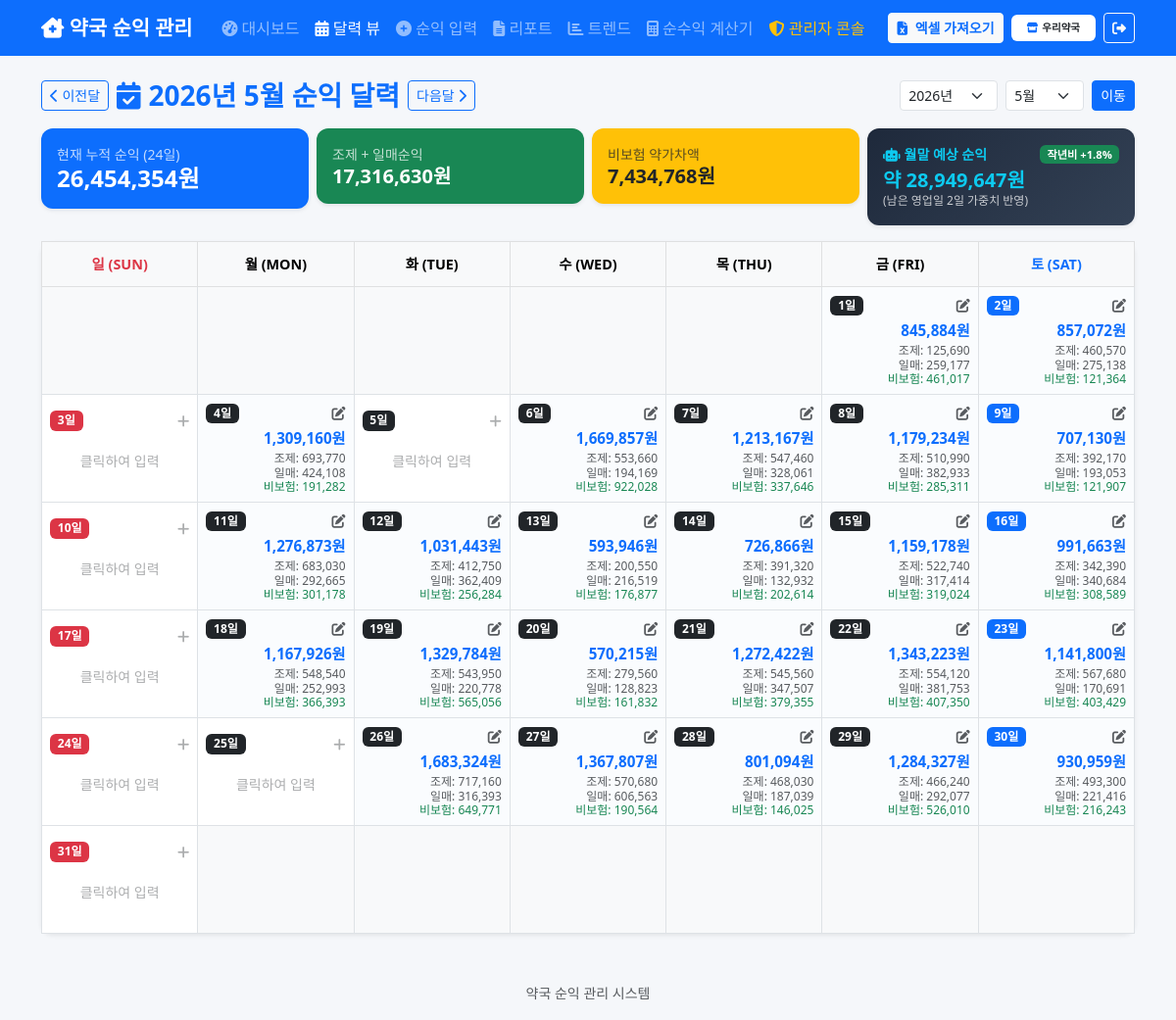
The page /calendar?year=2026&month=5 (signed in) on the database its author committed.
### tables this page shows
CREATE TABLE daily_profit (
            id INTEGER PRIMARY KEY AUTOINCREMENT,
            date TEXT NOT NULL UNIQUE,
            day_of_week TEXT NOT NULL,
            dispensing_fee INTEGER DEFAULT 0,
            daily_net_profit INTEGER DEFAULT 0,
            dispensing_plus_daily INTEGER DEFAULT 0,
            non_insurance_margin INTEGER DEFAULT 0,
            total INTEGER DEFAULT 0,
            memo TEXT,
            created_at TEXT DEFAULT (datetime('now', 'localtime')),
            updated_at TEXT DEFAULT (datetime('now', 'localtime'))
        , user_id INTEGER DEFAULT 1);

### app.py (the view)
@app.route('/calendar')
@login_required
def calendar_view():
    user_id = session['user_id']
    m_rows = get_cached_monthly_summary(None, user_id)
    years = sorted(list(set(int(r['year']) for r in m_rows)), reverse=True)
    if m_rows:
        last_m = m_rows[-1]
        default_year = int(last_m['year'])
        default_month = int(last_m['month'])
    else:
        today_dt = datetime.date.today()
        default_year, default_month = today_dt.year, today_dt.month
    year = request.args.get('year', default_year, type=int)
    month = request.args.get('month', default_month, type=int)
    prev_year, prev_month = (year - 1, 12) if month == 1 else (year, month - 1)
    next_year, next_month = (year + 1, 1) if month == 12 else (year, month + 1)
    today_now = datetime.date.today()
    if year == today_now.year and month == today_now.month:
        rows = get_cached_current_month_dailies(None, user_id, year, month)
    else:
        conn = get_db()
        try:
            date_prefix = f"{year}-{month:02d}"
            rows_raw = conn.execute('SELECT * FROM daily_profit WHERE user_id = ? AND date LIKE ?', (user_id, date_prefix + '%')).fetchall()
            rows = [dict(r) for r in rows_raw]
        finally:
            conn.close()
    profit_by_day = {}
    for r in rows:
        d_num = int(r['date'].split('-')[2])
        profit_by_day[d_num] = r
    calendar.setfirstweekday(calendar.SUNDAY)
    cal_weeks = calendar.monthcalendar(year, month)
    month_summary = next((r for r in m_rows if int(r['year']) == year and int(r['month']) == month), None)
    total_days_worked = len(rows)
    avg_daily = int(month_summary['grand_total']) // total_days_worked if (month_summary and total_days_worked > 0) else 0
    dow_avg = get_cached_dow_avg(None, user_id)
    last_year_total = next((int(r['grand_total']) for r in m_rows if int(r['year']) == year - 1 and int(r['month']) == month), 0)
    forecast = get_month_forecast(None, user_id, year, month, entered_rows=rows, dow_avg=dow_avg, last_year_total=last_year_total)
    return render_template(
        'calendar.html',
        year=year,
        month=month,
        years=years,
        prev_year=prev_year,
        prev_month=prev_month,
        next_year=next_year,
        next_month=next_month,
        cal_weeks=cal_weeks,
        profit_by_day=profit_by_day,
        month_summary=month_summary,
        total_days_worked=total_days_worked,
        avg_daily=avg_daily,
        forecast=forecast
    )

### app.py (called while the page is built, shortened)
def get_cached_monthly_summary(conn=None, user_id=None):
    now = time.time()
    with _CACHE_LOCK:
        if user_id in _USER_CACHE:
            entry = _USER_CACHE[user_id].get('monthly_summary')
            if entry and (now - entry['ts'] < _CACHE_TTL):
                return entry['data']

def get_cached_dow_avg(conn=None, user_id=None):
    now = time.time()
    with _CACHE_LOCK:
        if user_id in _USER_CACHE:
            entry = _USER_CACHE[user_id].get('dow_avg')
            if entry and (now - entry['ts'] < _CACHE_TTL):
                return entry['data']

def login_required(f):
    @wraps(f)
    def decorated_function(*args, **kwargs):
        if 'user_id' not in session:
            return redirect(url_for('login'))
        return f(*args, **kwargs)
    return decorated_function

### database.py (called while the page is built)
def get_database_url():
    url = os.environ.get('DATABASE_URL')
    if url and url.startswith('postgres://'):
        url = url.replace('postgres://', 'postgresql://', 1)
    return url

### templates/calendar.html (shortened to what this page needs)
{% extends 'base.html' %}
{% block content %}
<div class="d-flex flex-wrap justify-content-between align-items-center mb-3">
    <div class="d-flex align-items-center gap-2 mb-2 mb-md-0">
        <a href="/calendar?year={{ prev_year }}&month={{ prev_month }}" class="btn btn-outline-primary btn-sm">
            <i class="fas fa-chevron-left"></i> 이전달
        </a>
        <h3 class="fw-bold mb-0 text-primary">
            <i class="fas fa-calendar-check me-2"></i>{{ year }}년 {{ month }}월 순익 달력
        </h3>
        <a href="/calendar?year={{ next_year }}&month={{ next_month }}" class="btn btn-outline-primary btn-sm">
            다음달 <i class="fas fa-chevron-right"></i>
        </a>
    </div>
    <form method="GET" action="/calendar" class="d-flex gap-2 align-items-center">
        <select name="year" class="form-select form-select-sm" style="width: 100px;">
            {% for y in years %}
            <option value="{{ y }}" {% if y == year %}selected{% endif %}>{{ y }}년</option>
            {% endfor %}
        </select>
        <select name="month" class="form-select form-select-sm" style="width: 80px;">
            {% for m in range(1, 13) %}
            <option value="{{ m }}" {% if m == month %}selected{% endif %}>{{ m }}월</option>
            {% endfor %}
        </select>
        <button type="submit" class="btn btn-sm btn-primary">이동</button>
    </form>
</div>
<div class="row g-2 mb-3">
    <div class="col-6 col-md-3">
        <div class="card p-3 border-0 bg-primary text-white shadow-sm">
            <small class="opacity-75">현재 누적 순익 ({{ total_days_worked }}일)</small>
            <h4 class="fw-bold mb-0">{{ "{:,}".format((month_summary.grand_total or 0) if month_summary else 0) }}원</h4>
        </div>
    </div>
    <div class="col-6 col-md-3">
        <div class="card p-3 border-0 bg-success text-white shadow-sm">
            <small class="opacity-75">조제 + 일매순익</small>
            <h5 class="fw-bold mb-0">{{ "{:,}".format((month_summary.dispensing_plus_daily_total or 0) if month_summary else 0) }}원</h5>
        </div>
    </div>
    <div class="col-6 col-md-3">
        <div class="card p-3 border-0 bg-warning text-dark shadow-sm">
            <small class="opacity-75">비보험 약가차액</small>
            <h5 class="fw-bold mb-0">{{ "{:,}".format((month_summary.non_insurance_total or 0) if month_summary else 0) }}원</h5>
        </div>
    </div>
    <div class="col-6 col-md-3">
        <div class="card p-3 border-0 shadow-sm" style="background: linear-gradient(135deg, #1e293b, #334155); color: white;">
            <div class="d-flex justify-content-between align-items-center">
                <small class="text-info fw-bold"><i class="fas fa-robot me-1"></i>월말 예상 순익</small>
                <span class="badge {% if forecast.yoy_growth_pct >= 0 %}bg-success{% else %}bg-danger{% endif %} text-white" style="font-size: 0.7rem;">
                    작년비 {{ "{:+,}".format(forecast.yoy_growth_pct) }}%
                </span>
            </div>
            <h5 class="fw-bold mb-0 mt-1 text-info">약 {{ "{:,}".format(forecast.forecast_total) }}원</h5>
            <small class="opacity-75" style="font-size: 0.75rem;">(남은 영업일 {{ forecast.remaining_business_days }}일 가중치 반영)</small>
        </div>
    </div>
</div>
<div class="card border-0 shadow-sm mb-4">
    <div class="card-body p-0">
        <div class="table-responsive">
            <table class="table table-bordered mb-0 calendar-table text-center align-middle">
                <thead>
                    <tr class="table-light">
                        <th class="text-danger" style="width: 14.28%;">일 (SUN)</th>
                        <th style="width: 14.28%;">월 (MON)</th>
                        <th style="width: 14.28%;">화 (TUE)</th>
                        <th style="width: 14.28%;">수 (WED)</th>
                        <th style="width: 14.28%;">목 (THU)</th>
                        <th style="width: 14.28%;">금 (FRI)</th>
                        <th class="text-primary" style="width: 14.28%;">토 (SAT)</th>
                    </tr>
                </thead>
                <tbody>
                    {% for week in cal_weeks %}
                    <tr>
                        {% for day in week %}
                        {% set col_idx = loop.index0 %}
                        {% if day == 0 %}
                        <td class="bg-light calendar-empty-cell"></td>
                        {% else %}
                        {% set p = profit_by_day.get(day) %}
                        <td class="calendar-day-cell {% if p %}has-data{% endif %}"
                            data-date="{{ year }}-{{ '%02d' % month }}-{{ '%02d' % day }}"
                            data-dispensing="{{ p.dispensing_fee if p else 0 }}"
                            data-daily="{{ p.daily_net_profit if p else 0 }}"
                            data-non-insurance="{{ p.non_insurance_margin if p else 0 }}"
                            data-memo="{{ (p.memo if p and p.memo else '')|e }}">
                            <div class="d-flex justify-content-between align-items-center mb-1">
                                <span class="badge {% if col_idx == 0 %}bg-danger{% elif col_idx == 6 %}bg-primary{% else %}bg-dark{% endif %}">
                                    {{ day }}일
                                </span>
                                {% if p %}
                                <small class="text-muted"><i class="fas fa-edit text-muted"></i></small>
                                {% else %}
                                <small class="text-muted opacity-50"><i class="fas fa-plus"></i></small>
                                {% endif %}
                            </div>
                            {% if p %}
                            <div class="calendar-profit-info text-end">
                                <div class="profit-total fw-bold text-primary">{{ "{:,}".format(p.total) }}원</div>
                                <div class="profit-sub small text-muted">조제: {{ "{:,}".format(p.dispensing_fee) }}</div>
                                <div class="profit-sub small text-muted">일매: {{ "{:,}".format(p.daily_net_profit) }}</div>
                                <div class="profit-sub small text-success">비보험: {{ "{:,}".format(p.non_insurance_margin) }}</div>
                            </div>
                            {% else %}
                            <div class="py-3 text-muted small opacity-50">
                                클릭하여 입력
                            </div>
                            {% endif %}
                        </td>
                        {% endif %}
                        {% endfor %}
                    </tr>
                    {% endfor %}
                </tbody>
            </table>
        </div>
    </div>
</div>
{% endblock %}

### static/css/style.css (style rules this page uses)
:root { --primary: #0d6efd; --success: #198754; --info: #0dcaf0; --warning: #ffc107; --danger: #dc3545; }
body { background-color: #f5f7fa; font-family: 'Segoe UI', 'Malgun Gothic', sans-serif; }
.card { border: none; border-radius: 12px; box-shadow: 0 2px 12px rgba(0,0,0,0.08); }
.table th { font-weight: 600; font-size: 0.9rem; }
.table td { vertical-align: middle; }

### templates/calendar.html (style rules this page uses)
.calendar-table th { padding: 12px; font-weight: bold; }
.calendar-day-cell { height: 110px; padding: 8px !important; vertical-align: top; cursor: pointer; transition: background-color 0.2s; background-color: #ffffff; }
.calendar-day-cell.has-data { background-color: #fafcfe; }
.calendar-profit-info .profit-total { font-size: 0.95rem; margin-top: 4px; margin-bottom: 2px; }
.calendar-profit-info .profit-sub { font-size: 0.75rem; line-height: 1.2; }

### rows shown on the page
daily_profit: total "845,884", dispensing_fee "125,690", daily_net_profit "259,177", non_insurance_margin "461,017"
daily_profit: total "857,072", dispensing_fee "460,570", daily_net_profit "275,138", non_insurance_margin "121,364"
daily_profit: total "1,309,160", dispensing_fee "693,770", daily_net_profit "424,108", non_insurance_margin "191,282"
daily_profit: total "1,669,857", dispensing_fee "553,660", daily_net_profit "194,169", non_insurance_margin "922,028"
daily_profit: total "1,213,167", dispensing_fee "547,460", daily_net_profit "328,061", non_insurance_margin "337,646"
daily_profit: total "1,179,234", dispensing_fee "510,990", daily_net_profit "382,933", non_insurance_margin "285,311"
daily_profit: total "707,130", dispensing_fee "392,170", daily_net_profit "193,053", non_insurance_margin "121,907"
daily_profit: total "1,276,873", dispensing_fee "683,030", daily_net_profit "292,665", non_insurance_margin "301,178"
daily_profit: total "1,031,443", dispensing_fee "412,750", daily_net_profit "362,409", non_insurance_margin "256,284"
daily_profit: total "593,946", dispensing_fee "200,550", daily_net_profit "216,519", non_insurance_margin "176,877"
daily_profit: total "726,866", dispensing_fee "391,320", daily_net_profit "132,932", non_insurance_margin "202,614"
daily_profit: total "1,159,178", dispensing_fee "522,740", daily_net_profit "317,414", non_insurance_margin "319,024"
daily_profit: total "991,663", dispensing_fee "342,390", daily_net_profit "340,684", non_insurance_margin "308,589"
daily_profit: total "1,167,926", dispensing_fee "548,540", daily_net_profit "252,993", non_insurance_margin "366,393"
daily_profit: total "1,329,784", dispensing_fee "543,950", daily_net_profit "220,778", non_insurance_margin "565,056"
daily_profit: total "570,215", dispensing_fee "279,560", daily_net_profit "128,823", non_insurance_margin "161,832"
daily_profit: total "1,272,422", dispensing_fee "545,560", daily_net_profit "347,507", non_insurance_margin "379,355"
daily_profit: total "1,343,223", dispensing_fee "554,120", daily_net_profit "381,753", non_insurance_margin "407,350"
daily_profit: total "1,141,800", dispensing_fee "567,680", daily_net_profit "170,691", non_insurance_margin "403,429"
daily_profit: total "1,683,324", dispensing_fee "717,160", daily_net_profit "316,393", non_insurance_margin "649,771"
daily_profit: total "1,367,807", dispensing_fee "570,680", daily_net_profit "606,563", non_insurance_margin "190,564"
daily_profit: total "801,094", dispensing_fee "468,030", daily_net_profit "187,039", non_insurance_margin "146,025"
daily_profit: total "1,284,327", dispensing_fee "466,240", daily_net_profit "292,077", non_insurance_margin "526,010"
daily_profit: total "930,959", dispensing_fee "493,300", daily_net_profit "221,416", non_insurance_margin "216,243"

### other values the page prints
{{ session.get('pharmacy_name', '약국') }} "우리약국"
{{ year }} "2026"
{{ month }} "5"
{{ total_days_worked }} "24"
{{ "{:+,}".format(forecast.yoy_growth_pct) }} "+1.8"
{{ "{:,}".format(forecast.forecast_total) }} "28,949,647"
{{ forecast.remaining_business_days }} "2"
{{ day }} "1" "2" "3" "4" "5" "6" "7" "8" "9" "10" "11" "12" "13" "14" "15" "16" "17" "18" "19" "20" "21" "22" "23" "24" "25" "26" "27" "28" "29" "30" "31"
form field year "2026년"
form field month "5월"
